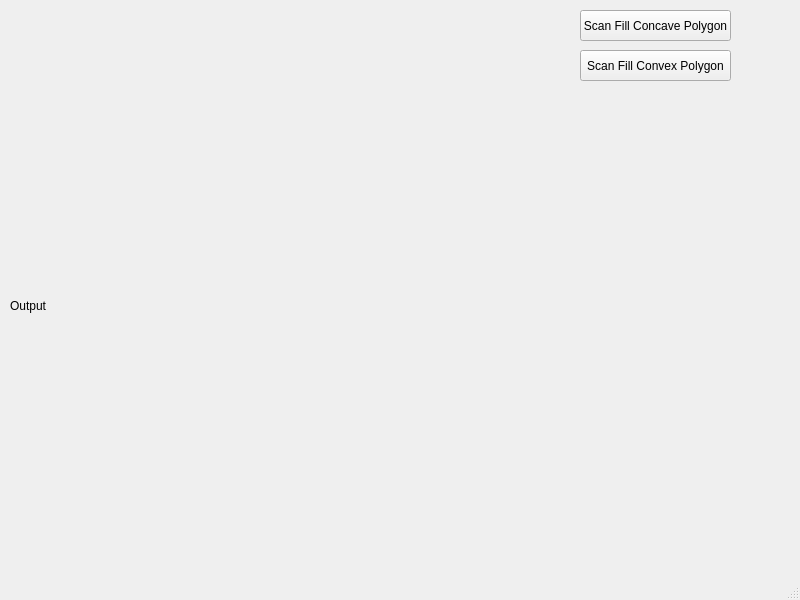
<?xml version="1.0" encoding="UTF-8"?>
<ui version="4.0">
 <class>Assignment_No_4</class>
 <widget class="QMainWindow" name="Assignment_No_4">
  <property name="geometry">
   <rect>
    <x>0</x>
    <y>0</y>
    <width>800</width>
    <height>600</height>
   </rect>
  </property>
  <property name="windowTitle">
   <string>Assignment_No_4</string>
  </property>
  <widget class="QWidget" name="centralwidget">
   <widget class="QPushButton" name="pushButton">
    <property name="geometry">
     <rect>
      <x>580</x>
      <y>10</y>
      <width>151</width>
      <height>31</height>
     </rect>
    </property>
    <property name="text">
     <string>Scan Fill Concave Polygon</string>
    </property>
   </widget>
   <widget class="QLabel" name="label">
    <property name="geometry">
     <rect>
      <x>10</x>
      <y>10</y>
      <width>551</width>
      <height>591</height>
     </rect>
    </property>
    <property name="text">
     <string>Output</string>
    </property>
   </widget>
   <widget class="QPushButton" name="pushButton_2">
    <property name="geometry">
     <rect>
      <x>580</x>
      <y>50</y>
      <width>151</width>
      <height>31</height>
     </rect>
    </property>
    <property name="text">
     <string>Scan Fill Convex Polygon</string>
    </property>
   </widget>
  </widget>
  <widget class="QMenuBar" name="menubar">
   <property name="geometry">
    <rect>
     <x>0</x>
     <y>0</y>
     <width>800</width>
     <height>21</height>
    </rect>
   </property>
  </widget>
  <widget class="QStatusBar" name="statusbar"/>
 </widget>
 <resources/>
 <connections/>
</ui>
